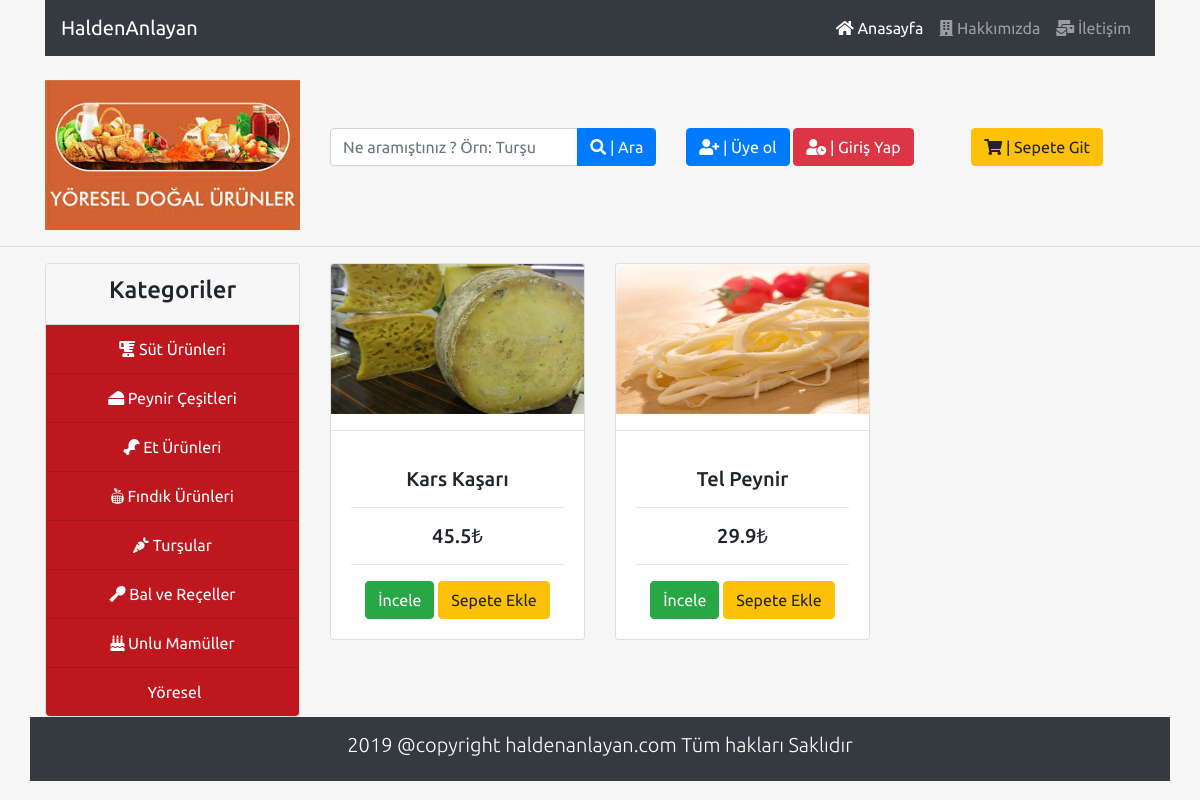
Page /anasayfa/kurungoruntule/2 on the committed database.
### tables this page shows
CREATE TABLE `ayarlar` (
  `id` int(11) NOT NULL,
  `site_adi` varchar(300) NOT NULL,
  `site_logo` varchar(300) NOT NULL,
  `site_bilgi` text NOT NULL
);

CREATE TABLE `urunler` (
  `id` int(11) NOT NULL,
  `kategori` int(11) NOT NULL,
  `urunsecenekleri` int(11) NOT NULL,
  `baslik` varchar(200) NOT NULL,
  `seo` varchar(250) NOT NULL,
  `eski_fiyat` float NOT NULL,
  `yeni_fiyat` float NOT NULL,
  `etiket` varchar(200) NOT NULL,
  `aciklama` text NOT NULL,
  `complete` int(11) NOT NULL DEFAULT '0',
  `aktif` int(11) NOT NULL DEFAULT '0'
);

CREATE TABLE `kategori` (
  `id` int(11) NOT NULL,
  `kategori_icon` varchar(200) NOT NULL,
  `kategori_ad` varchar(500) NOT NULL,
  `kategori_sef` varchar(500) NOT NULL
);

### application/controllers/anasayfa.php (called while the page is built, shortened)
<?php
class Anasayfa extends CI_Controller
{
 public function kurungoruntule($id)
 {
 $id = $this->uri->segment(3);
 $this->load->model('mymodel');
 $data['sorgu']=$this->mymodel->ayarcek(1);
 $data['kategoriler']=$this->mymodel->kategoricek();
 $data['head']="Ürünleri";
 $data['sorgu2'] = $this->mymodel->kurunlistele($id);
 $this->load->view('site/kategori/kurunlistele',$data);
 }
}
 ?>

### index.php (called while the page is built, shortened)
<?php
require_once BASEPATH.'core/CodeIgniter.php';

### application/models/mymodel.php (called while the page is built, shortened)
<?php
 class Mymodel extends CI_Model
 {
   public function ayarcek($id)
   {
    $query = $this->db->get_where('ayarlar', array('id' => $id));
    return $query->result();
   }
   public function kategoricek()
   {
     return $this->db->get('kategori')->result_array();
   }
  public function kurunlistele($id)
  {
    return $query = $this->db->get_where('urunler', array('kategori' => $id))->result();
  }
 }
 ?>

### application/views/site/kategori/kurunlistele.php (the view, shortened to what this page needs)
<?php $this->load->view('site/include/header'); ?>
<div class="container">
  <div class="row  d-flex flex-row-reverse">
    <div class="col-md-9">
      <div class="row">
        <?php if($sorgu2)
        {
         ?>
         <?php foreach($sorgu2 as $key){?>
         <div class="col-md-4">
           <div class="card">
            <img class="card-img-top" src="<?php echo base_url('assets/site/img/urunler/').$key->id?>.jpg" alt="Card image cap" width="150" height="150"> <hr>
            <div class="card-body">
              <h5 class="card-title text-center"><?php echo $key->baslik ?></h5> <hr>
              <h5 class="card-title text-center"><?php echo $key->yeni_fiyat ?>₺</h5> <hr>
              <div class="text-center">
                <a href="<?php echo base_url('anasayfa/kurunincele/').$key->id;?>" class="btn btn-success">İncele</a>
                <a href="#" class="btn btn-warning">Sepete Ekle</a>
              </div>
            </div>
          </div>
         </div>
       <?php } ?>
         <?php
       }else {
         echo "<p class='alert alert-danger'>Bu kategoriye ait ürün bulunmamaktadır...</p>";
       }
        ?>
      </div>
    </div>
    <div class="col-md-3">
   <?php $this->load->view('site/include/sidebar');?>
    </div>
  </div>
</div>

### application/views/site/include/header.php (shortened to what this page needs)
<!DOCTYPE html>
<html lang="en">
<head>
	<link rel="stylesheet" href="<?php echo base_url('assets/site/');?>css/bootstrap.css">
     <link rel="stylesheet" href="https://use.fontawesome.com/releases/v5.7.2/css/all.css">
     <link rel="stylesheet" href="<?php echo base_url('assets/site/');?>css/mycss.css">
     <link rel="stylesheet" href="fontawesome/css/all.css">
</head>
<body style="background-color: #F6F6F6">
 <div class="container">
 	<div class="row">
 		<div class="col-md-12">
 <nav class="navbar navbar-expand-lg navbar-dark bg-dark">
	  <a class="navbar-brand" href="<?php echo base_url(); ?>"><?php foreach ($sorgu as $key) {echo $key->site_adi;}?></a>
	  <div class="collapse navbar-collapse" id="navbarSupportedContent">
	    <ul class="navbar-nav ml-auto">
	      <li class="nav-item active">
	        <a class="nav-link" href="<?php echo base_url(); ?>"> <i class="fas fa-home"></i>   Anasayfa <span class="sr-only">(current)</span></a>
	      </li>
	      <li class="nav-item">
	        <a class="nav-link" href="<?php echo base_url('anasayfa/hakkimizda');?>"> <i class="fa fa-building"></i> Hakkımızda</a>
	      </li>
	      <li class="nav-item">
	        <a class="nav-link" href="<?php echo base_url('anasayfa/iletisim');?>"  aria-disabled="true"><i class="fas fa-mail-bulk"></i>  İletişim</a>
	      </li>
	    </ul>
	  </div>
	</nav>
	  </div>
	</div>
 </div> <br>
 <div class="container">
 	<div class="row d-flex align-items-center">
 			<div class="col-md-3 ">
 		   			<img src="<?php echo base_url('assets/site/');?>img/yore.jpg" class="img-fluid" alt="" width="300" height="180">
			 </div>
 		<div class="col-md-9 ">
 		  	<div class="row">
 		  		<div class="col-md-5">
 		  			<form action="<?php echo base_url('anasayfa/arama');?>" method="post">
						<div class="input-group mb-3">
						  <input type="text" name="ara"; class="form-control" placeholder="Ne aramıştınız ? Örn: Turşu" aria-label="Recipient's username" aria-describedby="button-addon2">
						  <div class="input-group-append">
						    <button class="btn btn-primary" type="submit" id="button-addon2"><i class="fas fa-search"></i> | Ara</button>
						  </div>
						</div>
			        </form>
 		  		</div>
 		  		<div class="col-md-4">
						<?php
							if($this->session->userdata('kullaniciadi'))
							{
								echo "<p class='alert alert-success'>  Hoşgeldin : ".$this->session->userdata('kullaniciadi').'</p>';
								echo "<a href='".base_url('anasayfa/uyecikis')."' class='btn btn-danger'>Çıkış Yap</a>";
							}
              else if($this->uri->segment(2)=='kayitol')
							{
								echo '<a  href="'.base_url('anasayfa/girisyap').'" class="btn btn-danger"><i class="fas fa-user-clock"></i> | Giriş Yap</a> <br>';
							}
							else if($this->uri->segment(2)=='girisyap')
							{
								echo '<a  href="'.base_url('anasayfa/kayitol').'" class="btn btn-primary"><i class="fas fa-user-plus"></i> | Üye ol</a> <br>';
							}
							else
							{
								echo '<a href="'.base_url("anasayfa/kayitol").'" class="btn btn-primary"> <i class="fas fa-user-plus"></i> | Üye ol</a>
			 		  			<a  href="'.base_url('anasayfa/girisyap').'" class="btn btn-danger"><i class="fas fa-user-clock"></i> | Giriş Yap</a> <br>';
							}
						 ?>
 		  		</div>
 		  		<div class="col-md-3">
 		  			 <?php if($this->uri->segment(2)!='sepet' && $this->uri->segment(2)!='siparis'){
							 echo '<a href="'.base_url('anasayfa/sepet').'" class="btn btn-warning"><i class="fa fa-shopping-cart"></i> |  Sepete Git</a>
	 		  		</div>';
						 } ?>
 		  	</div>
 		</div>
 		</div>
 	</div>
<hr>

### application/views/site/include/sidebar.php
<div class="d-flex flex-column ">
<div class="card ">
<div class="card-header text-center">
<h4>Kategoriler</h4>
</div>
 <?php foreach ($kategoriler as $key) {  ?>
   <ul class="list-group list-group-flush ">
   <li class="list-group-item bglightblue text-center"><a href="<?php echo base_url('anasayfa/kurungoruntule/').$key['id'];?>" class="text-white text-center">
     <i class="<?php echo $key['kategori_icon']?>"> </i> <?php echo $key['kategori_ad'] ?></a></li>
 </ul>
 <?php } ?>
</div>
</div>

### assets/site/css/mycss.css (style rules this page uses)
.bglightblue { background:lightblue; }
.list-group-item { background-color: #be181e; }

### application/views/site/include/header.php (style rules this page uses)
* { font-family: 'Ubuntu', sans-serif; }

### rows in the picture
ayarlar: site_adi "HaldenAnlayan"
urunler: shows a picture, baslik "Kars Kaşarı", yeni_fiyat "45.5"
urunler: shows a picture, baslik "Tel Peynir", yeni_fiyat "29.9"
kategori: kategori_ad "Süt Ürünleri"
kategori: kategori_ad "Peynir Çeşitleri"
kategori: kategori_ad "Et Ürünleri"
kategori: kategori_ad "Fındık Ürünleri"
kategori: kategori_ad "Turşular"
kategori: kategori_ad "Bal ve Reçeller"
kategori: kategori_ad "Unlu Mamüller"
kategori: kategori_ad "Yöresel"
